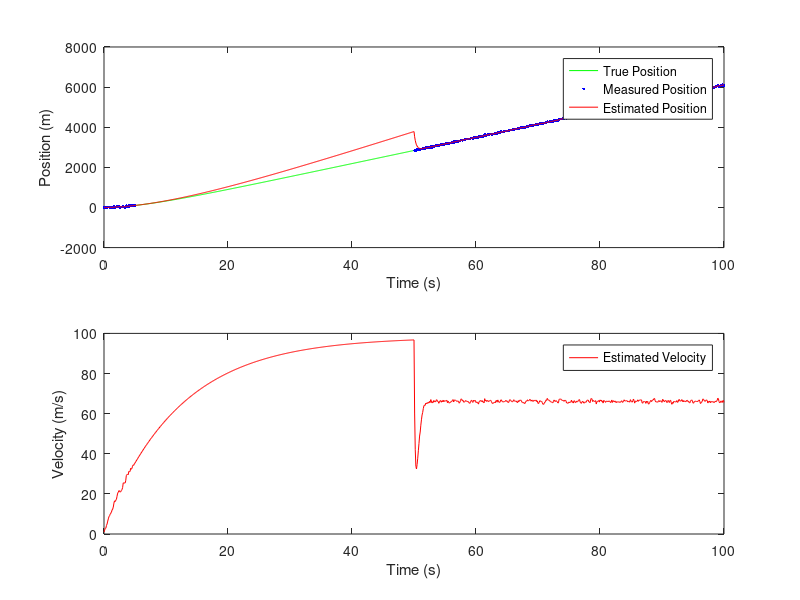

Source code (MATLAB):
% -------------------------------------------------------------------------
% FALLING BODY KALMAN FILTER SIMULATION
% -------------------------------------------------------------------------
% 
% DESCRIPTION:
% This script simulates the motion of a falling body influenced by gravity
% and air drag. The true motion of the body is simulated using one set of
% parameters, while a Kalman filter estimates the body's position and 
% velocity using a potentially different set of parameters. This setup 
% allows for the exploration of how well the Kalman filter can estimate 
% the state of a system when the true system dynamics and the assumed 
% dynamics (used by the Kalman filter) are different.
%
% SETUP:
% - The true motion of the body is influenced by parameters g_true (gravity),
%   k_true (drag coefficient), and m_true (mass).
% - The Kalman filter uses estimated parameters g_kalman, k_kalman, and m_kalman.
% - Measurements of the body's position are simulated with added noise.
% - There are periods where measurements are intentionally stopped to 
%   observe the Kalman filter's prediction capabilities in the absence of 
%   measurements.
%
% PURPOSE:
% The main objectives of this simulation are:
% 1. To observe the performance of the Kalman filter when the true system 
%    dynamics and the Kalman filter's assumed dynamics are different.
% 2. To understand the behavior of the Kalman filter during periods without 
%    measurements.
% 3. To visualize the true position, measured position, and the Kalman 
%    filter's estimated position and velocity over time.
%
% -------------------------------------------------------------------------


% Parameters for true motion (simulation)
g_true = 9.81; % acceleration due to gravity (m/s^2)
k_true = 0.15; % drag coefficient
m_true = 1; % mass of the body (kg)

% Parameters for Kalman filter
g_kalman = 9.82; % estimated gravity
k_kalman = 0.1; % estimated drag coefficient
m_kalman = 1.2; % estimated mass

% Common parameters
dt = 0.1; % time step (s)
t_end = 100; % end time
t_measure_end = 5; % time when measurements stop
t_measure_restart = 50; % time when measurements restart

% State transition and control input matrices for true motion
A_true = [1, dt; 0, 1 - k_true*dt/m_true];
B_true = [0; dt*g_true/m_true];

% State transition and control input matrices for Kalman filter
A_kalman = [1, dt; 0, 1 - k_kalman*dt/m_kalman];
B_kalman = [0; dt*g_kalman/m_kalman];

% Measurement matrix and noise covariances
H = [1, 0; 0, 1];
Q = 0.01 * eye(2);
R = 0.1 * eye(2);

% Initial state estimate
x_est = [0; 0];
x_true = [0; 0];
P = eye(2);

% Simulate the Kalman filter over a time period
t = 0:dt:t_end;
z_true = zeros(size(t));
z_meas = zeros(size(t));
z_est = zeros(size(t));
v_est = zeros(size(t));

for i = 1:length(t)
    % Simulate true motion
    x_true = A_true * x_true + B_true;
    z_true(i) = x_true(1);
    
    % Simulate measurement (with some noise)
    z_meas(i) = x_true(1) + sqrt(R(1,1)) * 50 * randn;
    
    % Kalman filter prediction step
    x_pred = A_kalman * x_est + B_kalman;
    P_pred = A_kalman * P * A_kalman' + Q;

    if (t(i) <= t_measure_end) || (t(i) > t_measure_restart)
        % Kalman filter update step
        y = [z_meas(i); x_true(2)] - H * x_pred;
        S = H * P_pred * H' + R;
        K = P_pred * H' / S;
        x_est = x_pred + K * y;
        P = (eye(2) - K * H) * P_pred;
    else
        z_meas(i) = NaN;
        x_est = x_pred;
    end
    
    % Store estimates
    z_est(i) = x_est(1);
    v_est(i) = x_est(2);
end

% Plot results
figure;
subplot(2,1,1);
plot(t, z_true, 'g', t, z_meas, 'b.', t, z_est, 'r');
legend('True Position', 'Measured Position', 'Estimated Position');
xlabel('Time (s)');
ylabel('Position (m)');

subplot(2,1,2);
plot(t, v_est, 'r');
legend('Estimated Velocity');
xlabel('Time (s)');
ylabel('Velocity (m/s)');
